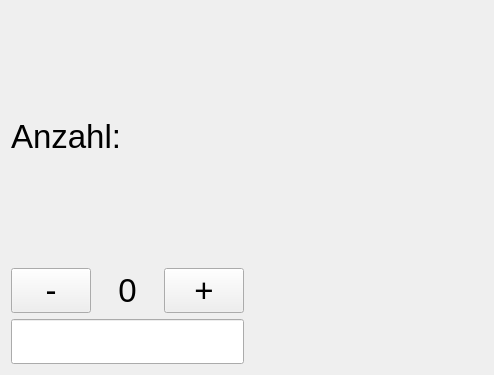
<?xml version="1.0" encoding="UTF-8"?>
<ui version="4.0">
 <class>ScanWidget</class>
 <widget class="QWidget" name="ScanWidget">
  <property name="geometry">
   <rect>
    <x>0</x>
    <y>0</y>
    <width>494</width>
    <height>375</height>
   </rect>
  </property>
  <property name="windowTitle">
   <string>Form</string>
  </property>
  <layout class="QGridLayout" name="gridLayout">
   <item row="0" column="0">
    <layout class="QHBoxLayout" name="horizontalLayout_2" stretch="1,1">
     <item>
      <layout class="QVBoxLayout" name="verticalLayout">
       <item>
        <widget class="QLabel" name="label_2">
         <property name="font">
          <font>
           <pointsize>25</pointsize>
          </font>
         </property>
         <property name="text">
          <string>Anzahl:</string>
         </property>
        </widget>
       </item>
       <item>
        <layout class="QHBoxLayout" name="horizontalLayout">
         <item>
          <widget class="QPushButton" name="pushButton">
           <property name="font">
            <font>
             <pointsize>25</pointsize>
            </font>
           </property>
           <property name="text">
            <string>-</string>
           </property>
          </widget>
         </item>
         <item>
          <widget class="QLabel" name="label">
           <property name="font">
            <font>
             <pointsize>25</pointsize>
            </font>
           </property>
           <property name="text">
            <string>0</string>
           </property>
           <property name="alignment">
            <set>Qt::AlignCenter</set>
           </property>
          </widget>
         </item>
         <item>
          <widget class="QPushButton" name="pushButton_2">
           <property name="font">
            <font>
             <pointsize>25</pointsize>
            </font>
           </property>
           <property name="text">
            <string>+</string>
           </property>
          </widget>
         </item>
        </layout>
       </item>
       <item>
        <widget class="QLineEdit" name="lineEdit">
         <property name="font">
          <font>
           <pointsize>25</pointsize>
          </font>
         </property>
        </widget>
       </item>
      </layout>
     </item>
     <item>
      <widget class="QWidget" name="widget" native="true"/>
     </item>
    </layout>
   </item>
  </layout>
 </widget>
 <tabstops>
  <tabstop>lineEdit</tabstop>
  <tabstop>pushButton</tabstop>
  <tabstop>pushButton_2</tabstop>
 </tabstops>
 <resources/>
 <connections/>
</ui>
